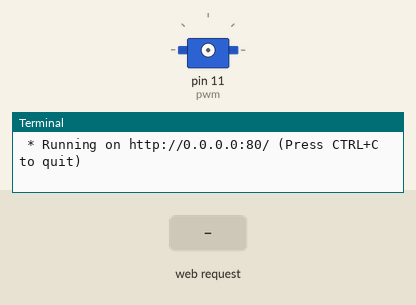
Bench run of a program on a simulated Raspberry Pi (header pin numbers). On the bench: servo, the last lines printed to the terminal. Inputs (shaded band) come from the test bench. Servo angles are drawn from the pulse width (0.5 ms = 0°, 2.5 ms = 180°); the clock reads 2024-03-15 10:24:30 at power-on unless the program sets it.

Above: at 1.2 s.
1.3 s: HTTP request for / received with the fields button1=button1
At 4.1 s:
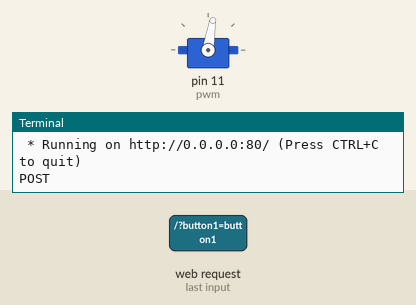
4.3 s: HTTP request for / received
Timing chart, 0 to 7.3 s (numbered marks = the images above; inputs shaded):
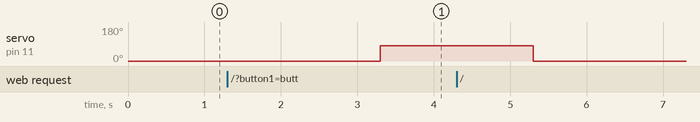

The program:

app.py
```python
from flask import Flask, render_template, request
from time import sleep
import RPi.GPIO as GPIO

GPIO.setmode(GPIO.BOARD)
GPIO.setup(11, GPIO.OUT)
pwm=GPIO.PWM(11, 50)
pwm.start(0)


app = Flask(__name__)
def SetAngle(angle):
    duty = angle / 18 + 2
    GPIO.output(11, True)
    pwm.ChangeDutyCycle(duty)
    sleep(1)
    GPIO.output(11, False)
    pwm.ChangeDutyCycle(0)


@app.route("/", methods=["GET","POST"])
def index():
	print(request.method)
        if request.method == 'POST':
            if request.form.get('button1') == 'button1':
		SetAngle(0)
		sleep(1)
		SetAngle(90)
		sleep(1)
		SetAngle(0)
            else:

                return render_template("index.html")

        elif request.method == 'GET':

            print("No Post Back Call")
        return render_template("index.html")


if __name__ == "__main__":
     app.run(host="0.0.0.0", port=80)
```

Measured:
- after the input at 1.3 s, servo on pin 11 (pwm): 0° → 81° after 2.0 s
